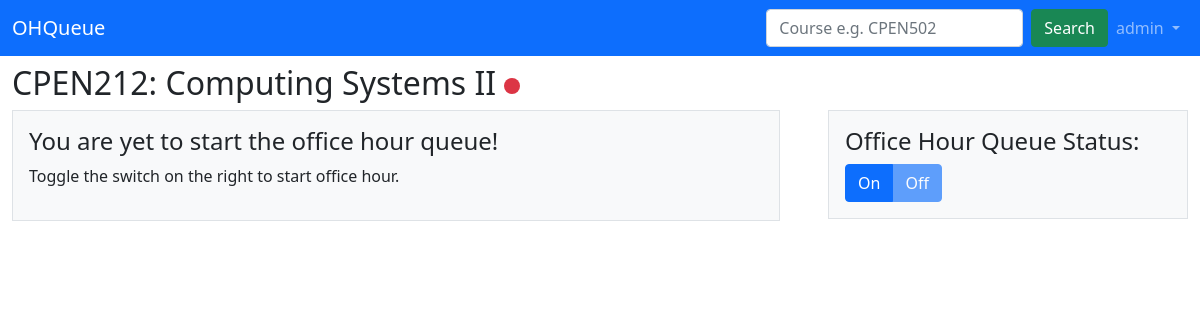
Before: /course/2 (signed in) with the older database file.
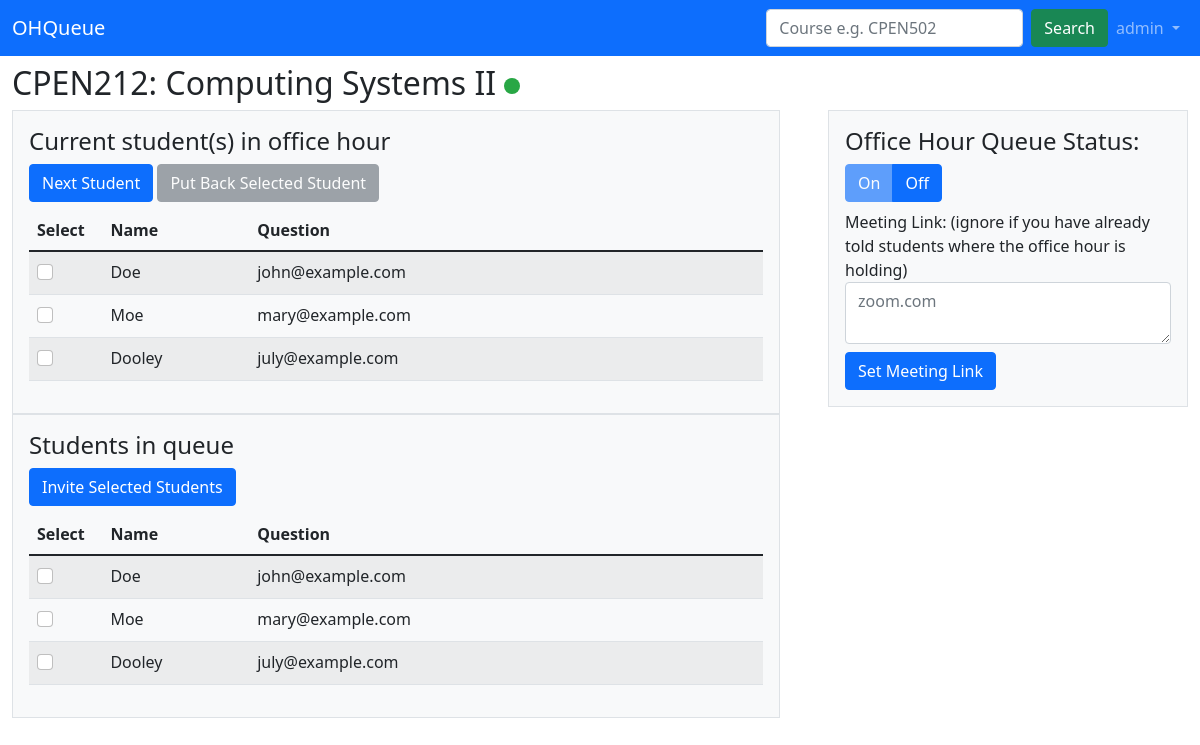
After: the same page with the newer database file.
### ohq/views.py (the view)
# urls.py: path("course/<int:pk>", views.CourseQueueView.as_view(), name="course_queue"),
class CourseQueueView(generic.DetailView):
    model = Course
    template_name = "ohq/course_queue.html"
    def get_context_data(self, **kwargs):
        context = super().get_context_data(**kwargs)
        course = get_object_or_404(Course, pk=self.kwargs["pk"])
        context["is_instructor"] = check_is_instructor(self.request.user, course)
        return context

### ohq/views.py (called while the page is built)
def check_is_instructor(user, course):
    is_instructor = False
    if user.id is not None:
        results = Instructor.objects.filter(user=user, course=course).count()
        if results > 0:
            is_instructor = True
    return is_instructor

### ohq/templates/ohq/course_queue.html (shortened to what the changed rows need)
<!DOCTYPE html>
<html lang="en">
<head>
    {% load static %}
    <link href="https://cdn.jsdelivr.net/npm/bootstrap@5.1.3/dist/css/bootstrap.min.css" rel="stylesheet">
</head>
<body>
    <div class="container-fluid mt-2">
        <h2>
            {{ course.code }}: {{ course.course_name }}
            {% if course.status %}
                <svg xmlns="http://www.w3.org/2000/svg" width="16" height="16" fill="currentColor"
                    class="bi bi-circle-fill" viewBox="0 0 16 16" style="fill:#28a745">
                    <circle cx="8" cy="8" r="8"></circle>
                </svg>
            {% else %}
                <svg xmlns="http://www.w3.org/2000/svg" width="16" height="16" fill="currentColor"
                    class="bi bi-circle-fill" viewBox="0 0 16 16" style="fill:#dc3545">
                    <circle cx="8" cy="8" r="8"></circle>
                </svg>
            {% endif %}
        </h2>
        <div class="row gx-5">
            {% if is_instructor %}
            <div class="col-8">
                {% if course.status %}
                <div class="container p-3 border bg-light">
                    <h4>Current student(s) in office hour</h4>
                    <button type="button" class="btn btn-primary">Next Student</button>
                    <button type="button" class="btn btn-secondary" disabled>Put Back Selected Student</button>
                    <table class="table table-striped mt-2">
                        <thead>
                        <tr>
                            <th style="width: 10%">Select</th>
                            <th style="width: 20%">Name</th>
                            <th style="width: 70%">Question</th>
                        </tr>
                        </thead>
                        <tbody>
                        <tr>
                            <td>
                                <div class="form-group form-check">
                                    <input type="checkbox" class="form-check-input" id="exampleCheck1">
                                </div>
                            </td>
                            <td>Doe</td>
                            <td>john@example.com</td>
                        </tr>
                        <tr>
                            <td>
                                <div class="form-group form-check">
                                    <input type="checkbox" class="form-check-input" id="exampleCheck1">
                                </div>
                            </td>
                            <td>Moe</td>
                            <td>mary@example.com</td>
                        </tr>
                        <tr>
                            <td>
                                <div class="form-group form-check">
                                    <input type="checkbox" class="form-check-input" id="exampleCheck1">
                                </div>
                            </td>
                            <td>Dooley</td>
                            <td>july@example.com</td>
                        </tr>
                        </tbody>
                    </table>
                </div>
                <div class="container p-3 border bg-light">
                    <h4>Students in queue</h4>
                    <button type="button" class="btn btn-primary">Invite Selected Students</button>
                    <table class="table table-striped mt-2">
                        <thead>
                        <tr>
                            <th style="width: 10%">Select</th>
                            <th style="width: 20%">Name</th>
                            <th style="width: 70%">Question</th>
                        </tr>
                        </thead>
                        <tbody>
                        <tr>
                            <td>
                                <div class="form-group form-check">
                                    <input type="checkbox" class="form-check-input" id="exampleCheck1">
                                </div>
                            </td>
                            <td>Doe</td>
                            <td>john@example.com</td>
                        </tr>
                        <tr>
                            <td>
                                <div class="form-group form-check">
                                    <input type="checkbox" class="form-check-input" id="exampleCheck1">
                                </div>
                            </td>
                            <td>Moe</td>
                            <td>mary@example.com</td>
                        </tr>
                        <tr>
                            <td>
                                <div class="form-group form-check">
                                    <input type="checkbox" class="form-check-input" id="exampleCheck1">
                                </div>
                            </td>
                            <td>Dooley</td>
                            <td>july@example.com</td>
                        </tr>
                        </tbody>
                    </table>
                </div>
                {% else %}
                <div class="container p-3 border bg-light">
                    <h4>You are yet to start the office hour queue!</h4>
                    <p>Toggle the switch on the right to start office hour.</p>
                </div>
                {% endif %}
            </div>
            <div class="col-4">
                <div class="container p-3 border bg-light">
                    {% if course.status %}
                    <form action="{{ course.id }}/change_status" method="post">
                      <div class="btn-group" role="group">
                        <button class="btn btn-primary" type="submit" disabled>On</button>
                        <button class="btn btn-primary" type="submit">Off</button>
                      </div>
                    </form>
                    <div class="mt-2">
                      <form action="{{ course.id }}/meeting_link" method="post">
                        <label for="meeting_link">Meeting Link: (ignore if you have already told students where the office hour is holding)
                        </label>
                        {% if course.meeting_link %}
                        <textarea class="form-control" type="url" id="meeting_link" name="meeting_link" rows="2">{{ course.meeting_link }}</textarea>
                        <button class="btn btn-primary mt-2" type="submit">Set Meeting Link</button>
                        {% else %}
                          <textarea class="form-control" type="url" id="meeting_link" name="meeting_link" rows="2" placeholder="zoom.com" ></textarea>
                          <button class="btn btn-primary mt-2" type="submit">Set Meeting Link</button>
                        {% endif %}
                      </form>
                    </div>
                    {% else %}
                    <form action="{{ course.id }}/change_status" method="post">
                      <div class="btn-group" role="group">
                        <button class="btn btn-primary" type="submit">On</button>
                        <button class="btn btn-primary" type="submit" disabled>Off</button>
                      </div>
                    </form>
                    {% endif %}
                </div>
            </div>
            {% endif %}
        </div>
    </div>
</body>
</html>

Changed rows visible on the page:
changed Course "CPEN212": status False → True (drawn)
Other visible differences:
form field value: (not shown) → "☐"
text no longer shown: "You are yet to start the office hour queue! Toggle the switch on the right to start office hour."
text now shown: "Current student(s) in office hour Next Student Put Back Selected Student Select Name Question Doe john@example.com Moe mary@example.com Dooley july@example.com Students in queue Invite Selected Students Select Name Question Doe john@example.com Moe mary@example.com Dooley july@example.com Meeting Link: (ignore if you have already told students where the office hour is holding) Set Meeting Link"
